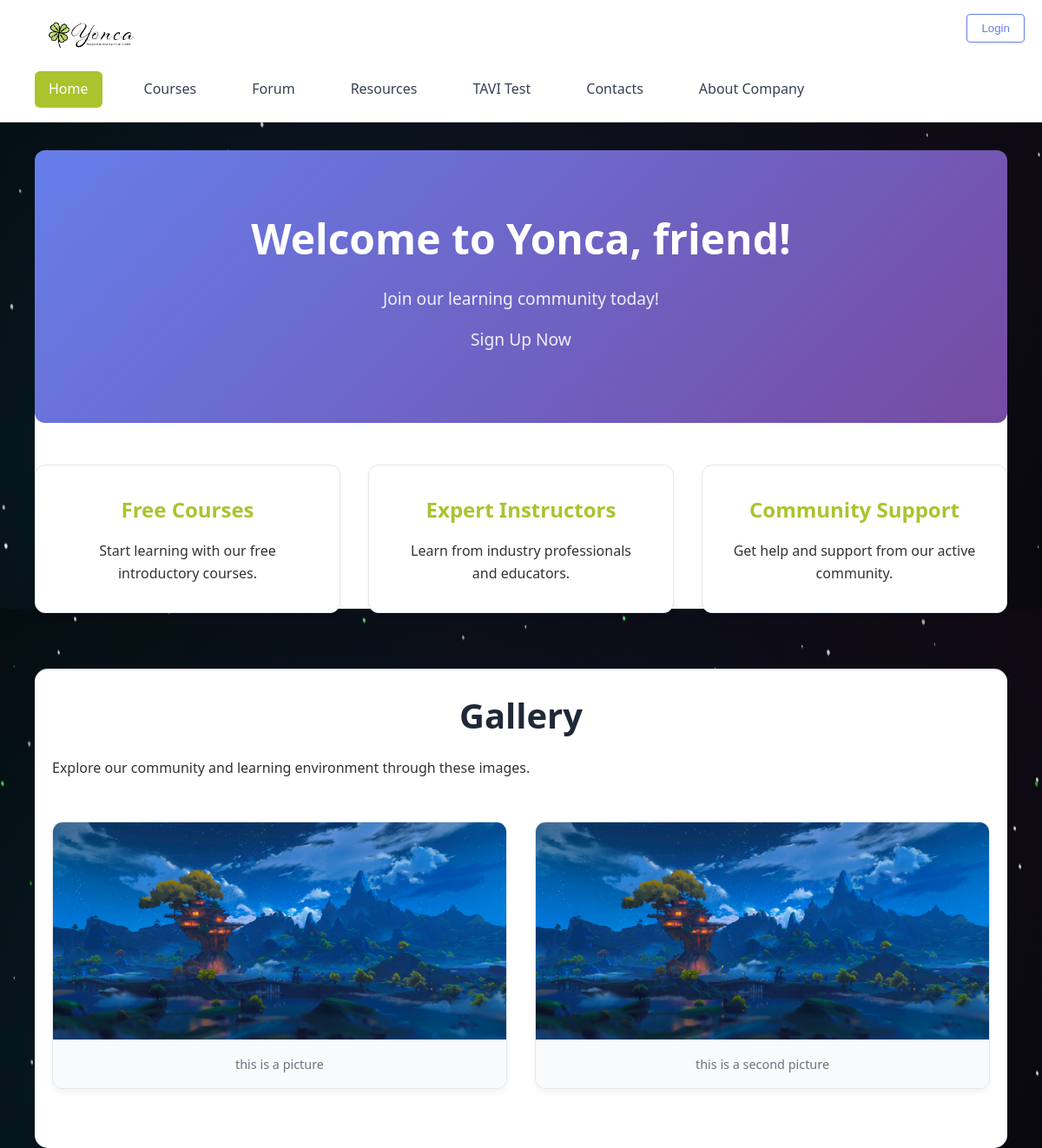
The page / on the database its author committed.
### yonca/models/__init__.py (models this page shows, shortened)
class HomeContent(db.Model):
    id = db.Column(db.Integer, primary_key=True)
    welcome_title = db.Column(db.String(200), default="Welcome to Yonca")
    subtitle = db.Column(db.String(500), default="Your gateway to knowledge and community learning.")
    get_started_text = db.Column(db.String(200), default="Get Started")
    features = db.Column(db.JSON, default=[
        {"title": "Courses", "description": "Access educational courses and learning materials."},
        {"title": "Community Forum", "description": "Connect with fellow learners, ask questions, and share knowledge."},
        {"title": "Learning Materials", "description": "Access educational resources and study materials."},
        {"title": "Secure PDF Library", "description": "Upload and access protected PDF documents."}
    ])
    logged_out_welcome_title = db.Column(db.String(200), default="Welcome to Yonca")
    logged_out_subtitle = db.Column(db.String(500), default="Join our learning community today!")
    logged_out_get_started_text = db.Column(db.String(200), default="Sign Up Now")
    logged_out_features = db.Column(db.JSON, default=[
        {"title": "Free Courses", "description": "Access our free educational courses."},
        {"title": "Community", "description": "Join discussions with fellow learners."},
        {"title": "Resources", "description": "Browse our learning materials."},
        {"title": "Sign Up", "description": "Create your account to get started."}
    ])
    gallery_images = db.Column(db.JSON, default=[
        {"url": "https://via.placeholder.com/400x250/abc32f/ffffff?text=Learning+Community", "alt": "Learning Community", "caption": "Our vibrant learning community"},
        {"url": "https://via.placeholder.com/400x250/4a90e2/ffffff?text=Interactive+Courses", "alt": "Interactive Courses", "caption": "Engage with interactive course content"},
        {"url": "https://via.placeholder.com/400x250/7ed321/ffffff?text=Study+Groups", "alt": "Study Groups", "caption": "Collaborate in study groups"}
    ])
    is_active = db.Column(db.Boolean, default=True)

### yonca/routes/__init__.py (the view, shortened to what this page needs)
@main_bp.route('/')
def index():
    home_content = HomeContent.query.filter_by(is_active=True).first()
    if not home_content:
        home_content = HomeContent()
        from yonca import db
        db.session.add(home_content)
        db.session.commit()
    lang = request.args.get('lang', 'en')
    is_authenticated = current_user.is_authenticated
    if lang in ['en', 'ru']:
        with force_locale(lang):
            return render_template('index.html', current_locale=get_locale(), is_authenticated=is_authenticated, home_content=home_content)
    return render_template('index.html', current_locale=get_locale(), is_authenticated=is_authenticated, home_content=home_content)

### yonca/templates/index.html (shortened to what this page needs)
<!DOCTYPE html>
<html lang="{{ current_locale.language }}">
<head>
</head>
<body>
    <header>
        <div class="container">
            <div class="logo">
                <img src="/static/images/Logo.jpeg" alt="Yonca Logo">
            </div>
            <nav>
                <a href="javascript:void(0)" class="nav-link active" id="home-link">{{ _('Home') }}</a>
                <a href="javascript:void(0)" class="nav-link" id="courses-link">{{ _('Courses') }}</a>
                <a href="javascript:void(0)" class="nav-link" id="forum-link">{{ _('Forum') }}</a>
                <a href="javascript:void(0)" class="nav-link" id="resources-link">{{ _('Resources') }}</a>
                <a href="javascript:void(0)" class="nav-link" id="tavi-link">{{ _('TAVI Test') }}</a>
                <a href="javascript:void(0)" class="nav-link" id="contacts-link">{{ _('Contacts') }}</a>
                <a href="javascript:void(0)" class="nav-link" id="about-link">{{ _('About Company') }}</a>
            </nav>
            <div id="auth-buttons" style="position: absolute; top: 1rem; right: 20px; display: block;">
                <button id="login-btn" onclick="window.location.href='/login'">{{ _('Login') }}</button>
            </div>
        </div>
    </header>
    <main class="container">
        <div class="white-overlay">
        <section id="home" class="page active">
            {% if is_authenticated %}
            <div class="hero">
                <h1>{{ home_content.welcome_title or _('Welcome to Yonca') }}</h1>
                <p>{{ home_content.subtitle or _('Your gateway to knowledge and community learning.') }}</p>
                <p>{{ home_content.get_started_text or _('Get Started') }}</p>
            </div>
            <div class="features">
                {% if home_content.features %}
                {% for feature in home_content.features %}
                <div class="feature-card">
                    <h3>{{ feature.title }}</h3>
                    <p>{{ feature.description }}</p>
                </div>
                {% endfor %}
                {% endif %}
            </div>
            {% else %}
            <div class="hero">
                <h1>{{ home_content.logged_out_welcome_title or _('Welcome to Yonca') }}</h1>
                <p>{{ home_content.logged_out_subtitle or _('Join our learning community today!') }}</p>
                <p>{{ home_content.logged_out_get_started_text or _('Sign Up Now') }}</p>
            </div>
            <div class="features">
                {% if home_content.logged_out_features %}
                {% for feature in home_content.logged_out_features %}
                <div class="feature-card">
                    <h3>{{ feature.title }}</h3>
                    <p>{{ feature.description }}</p>
                </div>
                {% endfor %}
                {% endif %}
            </div>
            {% endif %}
            <div class="gallery-section">
                <h2 class="section-title">{{ _('Gallery') }}</h2>
                <p>{{ _('Explore our community and learning environment through these images.') }}</p>
                <div class="gallery-grid">
                    {% if home_content.gallery_images %}
                    {% for image in home_content.gallery_images %}
                    <div class="gallery-item">
                        <img src="{{ image.url }}" alt="{{ image.alt }}" loading="lazy">
                        {% if image.caption %}
                        <div class="gallery-caption">{{ image.caption }}</div>
                        {% endif %}
                    </div>
                    {% endfor %}
                    {% endif %}
                </div>
            </div>
        </section>
        </div>
    </main>
</body>
</html>

### yonca/templates/index.html (style rules this page uses)
* { margin: 0; padding: 0; box-sizing: border-box; }
body { font-family: 'Segoe UI', Tahoma, Geneva, Verdana, sans-serif; line-height: 1.6; color: #333; background-color: #000; background-image: radial-gradient(circle at top right, rgba(121, 68, 154, 0.13), transparent), radial-gradient(circle at 20% 80%, rgba(41, 196, 255, 0.13), transparent); }
header { background: #ffffff; border-bottom: 1px solid #e0e0e0; padding: 1rem 0; box-shadow: 0 1px 3px rgba(0, 0, 0, 0.1); position: relative; }
.container { max-width: 1200px; margin: 0 auto; padding: 0 40px; }
.white-overlay { background: #fff; height: 66vh; overflow: visible; border-radius: 20px; }
.logo { font-size: 1.8rem; font-weight: bold; color: #abc32f; display: flex; align-items: center; }
.logo img { height: 50px; width: auto; }
nav { margin-top: 1rem; display: flex; gap: 2rem; flex-wrap: wrap; }
.nav-link { color: #374151; text-decoration: none; font-weight: 500; padding: 0.5rem 1rem; border-radius: 6px; transition: all 0.3s ease; position: relative; }
.nav-link.active { background-color: #abc32f; color: white; }
#auth-buttons button { background: white; color: #667eea; border: 1px solid #667eea; padding: 0.5rem 1rem; border-radius: 4px; cursor: pointer; font-weight: 500; transition: all 0.3s ease; }
.page { display: none; }
.page.active { display: block; }
.hero { text-align: center; padding: 4rem 2rem; background: linear-gradient(135deg, #667eea 0%, #764ba2 100%); color: white; border-radius: 12px; margin: 2rem 0; }
.hero h1 { font-size: 3rem; margin-bottom: 1rem; font-weight: 700; }
.hero p { font-size: 1.2rem; margin-bottom: 1rem; opacity: 0.9; }
.features { display: grid; grid-template-columns: repeat(auto-fit, minmax(300px, 1fr)); gap: 2rem; margin: 3rem 0; }
.feature-card { background: #ffffff; border: 1px solid #e5e7eb; border-radius: 12px; padding: 2rem; text-align: center; box-shadow: 0 4px 6px rgba(0, 0, 0, 0.05); transition: transform 0.3s ease, box-shadow 0.3s ease; }
.feature-card h3 { color: #abc32f; margin-bottom: 1rem; font-size: 1.5rem; }
.gallery-grid { display: grid; grid-template-columns: repeat(auto-fit, minmax(300px, 1fr)); gap: 2rem; margin: 3rem 0; }
.gallery-item { background: #ffffff; border: 1px solid #e5e7eb; border-radius: 12px; overflow: hidden; box-shadow: 0 4px 6px rgba(0, 0, 0, 0.05); transition: transform 0.3s ease, box-shadow 0.3s ease; }
.gallery-item img { width: 100%; height: 250px; object-fit: cover; display: block; }
.gallery-caption { padding: 1rem; background: #f9fafb; text-align: center; font-size: 0.9rem; color: #6b7280; border-top: 1px solid #e5e7eb; }
.gallery-section { margin-top: 4rem; padding-top: 2rem; border-top: 2px solid #e5e7eb; background: #fff; border-radius: 15px; padding: 20px; }
.section-title { color: #1f2937; font-size: 2.5rem; margin-bottom: 1rem; text-align: center; font-weight: 700; }
button { background: #abc32f; color: white; border: none; padding: 0.75rem 1.5rem; border-radius: 6px; cursor: pointer; font-weight: 600; transition: background-color 0.3s ease; }

### rows shown on the page
HomeContent: logged_out_welcome_title "Welcome to Yonca, friend!", logged_out_subtitle "Join our learning community today!", logged_out_get_started_text "Sign Up Now"

### other values the page prints
{{ feature.title }} "Free Courses" "Expert Instructors" "Community Support"
{{ feature.description }} "Start learning with our free introductory courses." "Learn from industry professionals and educators." "Get help and support from our active community."
{{ image.caption }} "this is a picture" "this is a second picture"
